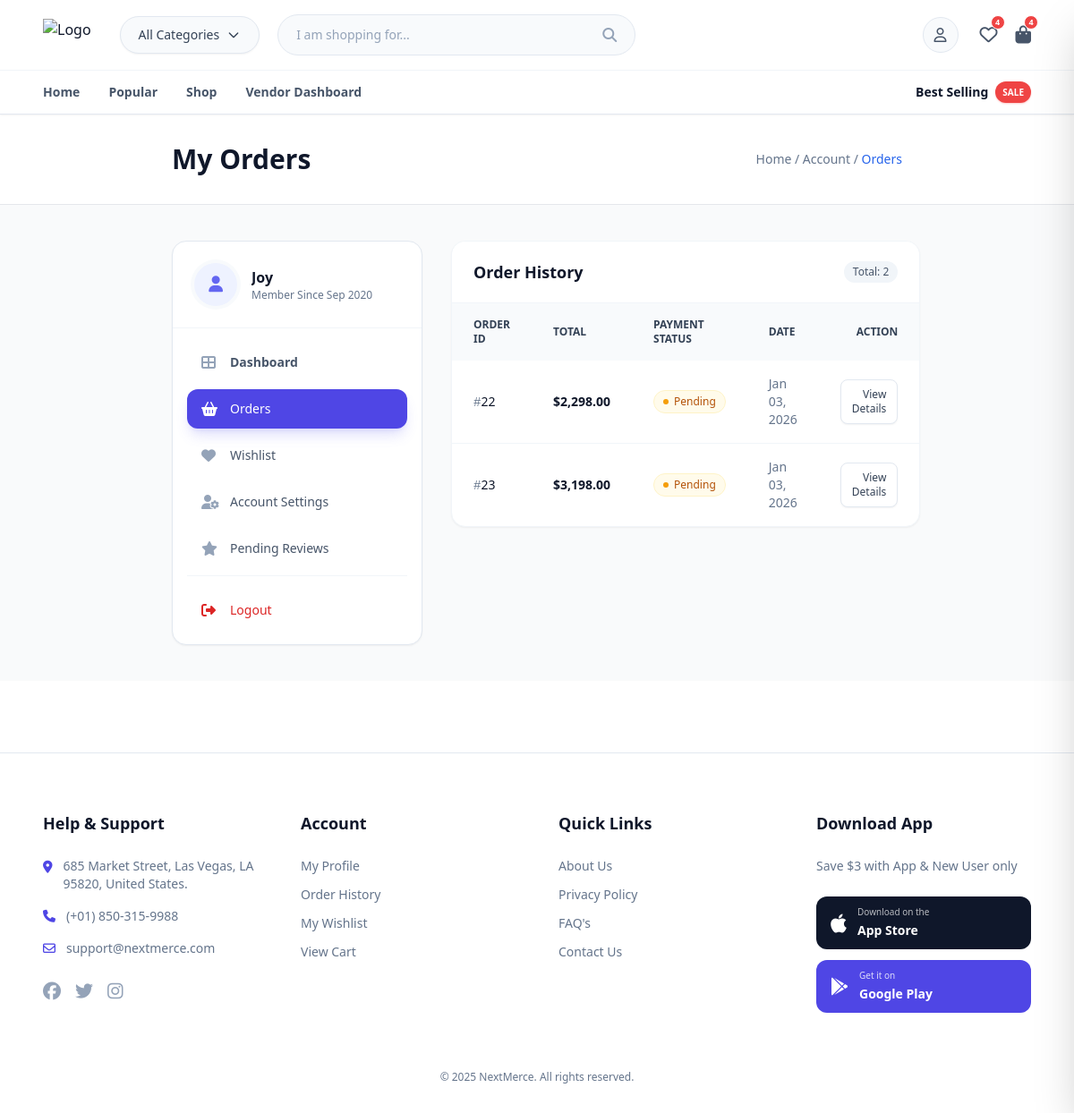
/customer/customer/orders/ (signed in), run on an earlier commit of the app's database.
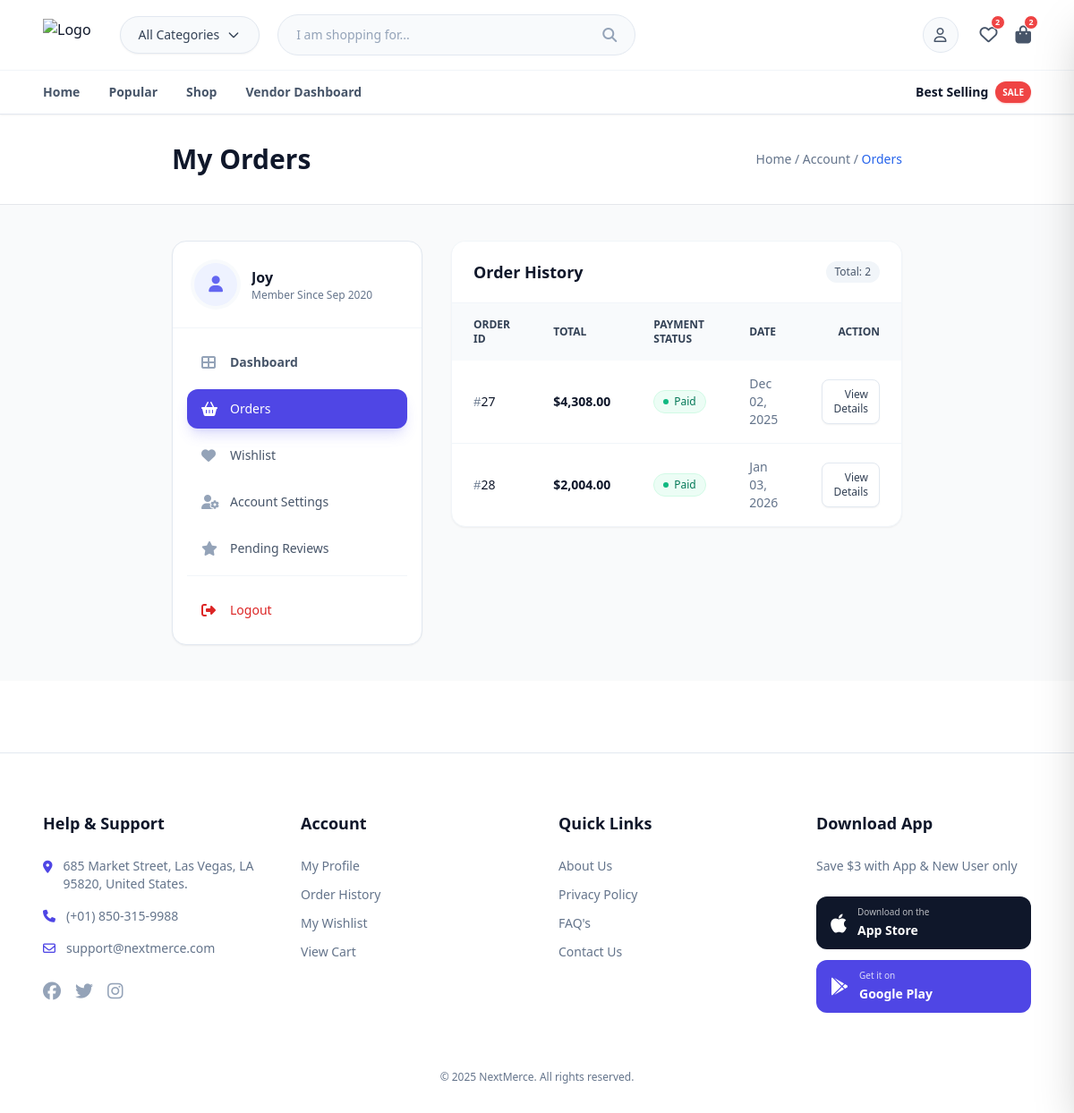
And on a later commit of the database.
### store/models.py (models this page shows, shortened)
class Order(models.Model):
    STATUS = (
        ("Paid", "Paid"),
        ("Pending", "Pending"),
        ("Failed", "Failed"),
    )
    user = models.ForeignKey(userauth_model.User, on_delete=models.SET_NULL, null=True)
    fullname = models.CharField(max_length=50, null=True, blank=True)
    mobile = models.CharField(max_length=50, null=True, blank=True)
    city = models.CharField(max_length=100, default='Unknown City')
    address = models.CharField(max_length=100, null=True, blank=True)
    state = models.CharField(max_length=100, null=True, blank=True)
    country = models.CharField(max_length=100, null=True, blank=True)
    total = models.DecimalField(default=0, decimal_places=2, max_digits=12, null=True, blank=True)
    payment_status = models.CharField(max_length=50, choices=STATUS, default="Pending")
    date = models.DateTimeField(default=timezone.now, null=True, blank=True)

### customer/views.py (the view)
# urls.py: path('customer/orders/', views.customer_orders,  name='customer_orders'),
def customer_orders(request):
    orders = Order.objects.filter(user=request.user)
    context = {
        "orders": orders,
    }
    return render(request, 'customer/orders.html', context)

### store/context_processors.py (called while the page is built)
def cart_wishlist_counts(request):
    cart_count = 0
    wishlist_count = 0
    if request.user.is_authenticated:
        cart_count = Cart.objects.filter(user=request.user).count()
        wishlist_count = Wishlist.objects.filter(user=request.user).count()
    return {
        'CART_ITEM_COUNT': cart_count,
        'WISHLIST_ITEM_COUNT': wishlist_count,
    }

def default(request):
    categories = Category.objects.all()
    return {
        'categories': categories,
    }

### templates/customer/orders.html (shortened to what the changed rows need)
{% extends 'partials/base.html' %}
{% load static %}
{% load humanize %}
{% block content %}
<div
    class="bg-white border-b border-gray-200 py-8 flex lg:flex-row flex-col lg:gap-0 gap-2  items-center justify-between px-4 lg:px-[12rem] xl:px-[19rem]">
    <h1 class="font-bold text-3xl text-slate-900">My Orders</h1>
</div>
<section class="bg-[#F9FAFB] py-10 px-4 lg:px-[12rem] xl:px-[19rem]">
    <div class="grid grid-cols-1 lg:grid-cols-[280px_1fr] gap-8">
        <aside class="hidden lg:block sticky top-32 self-start h-fit">
            {% include 'customer/includes/sidebar.html' %}
        </aside>
        <div class="space-y-6">
            <div class="rounded-2xl border border-slate-100 bg-white shadow-sm overflow-hidden">
                <div class="px-6 py-5 border-b border-slate-100 flex justify-between items-center bg-white">
                    <h2 class="font-bold text-lg text-slate-900">Order History</h2>
                </div>
                {% if orders %}
                <div class="overflow-x-auto">
                    <table class="w-full text-left text-sm text-gray-500">
                        <thead class="bg-slate-50 text-xs uppercase text-slate-700">
                            <tr>
                                <th class="px-6 py-4 font-semibold">Order ID</th>
                                <th class="px-6 py-4 font-semibold">Total</th>
                                <th class="px-6 py-4 font-semibold">Payment Status</th>
                                <th class="px-6 py-4 font-semibold">Date</th>
                                <th class="px-6 py-4 text-right font-semibold">Action</th>
                            </tr>
                        </thead>
                        <tbody class="divide-y divide-slate-100">
                            {% for order in orders %}
                            <tr class="hover:bg-slate-50 transition-colors group">
                                <td class="px-6 py-4 font-medium text-slate-900">
                                    <span class="font-mono text-slate-500">#</span>{{order.id}}
                                </td>
                                <td class="px-6 py-4 font-bold text-slate-900">${{order.total|intcomma}}</td>
                                <td class="px-6 py-4">
                                    <span class="inline-flex items-center gap-1.5 rounded-full px-2.5 py-1 text-xs font-medium border
                                        {% if order.payment_status == 'Paid' %} bg-emerald-50 text-emerald-700 border-emerald-100
                                        {% elif order.payment_status == 'Pending' %} bg-amber-50 text-amber-700 border-amber-100
                                        {% else %} bg-red-50 text-red-700 border-red-100 {% endif %}">
                                        <span class="h-1.5 w-1.5 rounded-full
                                            {% if order.payment_status == 'Paid' %} bg-emerald-500
                                            {% elif order.payment_status == 'Pending' %} bg-amber-500
                                            {% else %} bg-red-500 {% endif %}"></span>
                                        {{ order.payment_status }}
                                    </span>
                                </td>
                                <td class="px-6 py-4 text-slate-500">
                                    {{order.date|date:"M d, Y"}}
                                </td>
                                <td class="px-6 py-4 text-right space-x-4">
                                    <a href="{% url 'customer_order_detail' order.id %}"
                                        class="inline-flex items-center justify-center rounded-lg border border-slate-200 bg-white px-3 py-2 text-xs font-medium text-slate-700 shadow-sm hover:bg-slate-50 hover:text-indigo-600 transition-all">
                                        View Details
                                    </a>
                                </td>
                            </tr>
                            {% endfor %}
                        </tbody>
                    </table>
                </div>
                {% endif %}
            </div>
        </div>
    </div>
</section>
{% endblock content %}

What changed in the data, as far as the page shows it:
removed Order: id "22", total "2,298.00", payment_status "Pending", date "Jan 03, 2026"
removed Order: id "23", total "3,198.00", payment_status "Pending", date "Jan 03, 2026"
added Order: id "27", total "4,308.00", payment_status "Paid", date "Dec 02, 2025"
added Order: id "28", total "2,004.00", payment_status "Paid", date "Jan 03, 2026"
Also different on the page:
{{ WISHLIST_ITEM_COUNT }}: "4" → "2"
{{ CART_ITEM_COUNT }}: "4" → "2"
